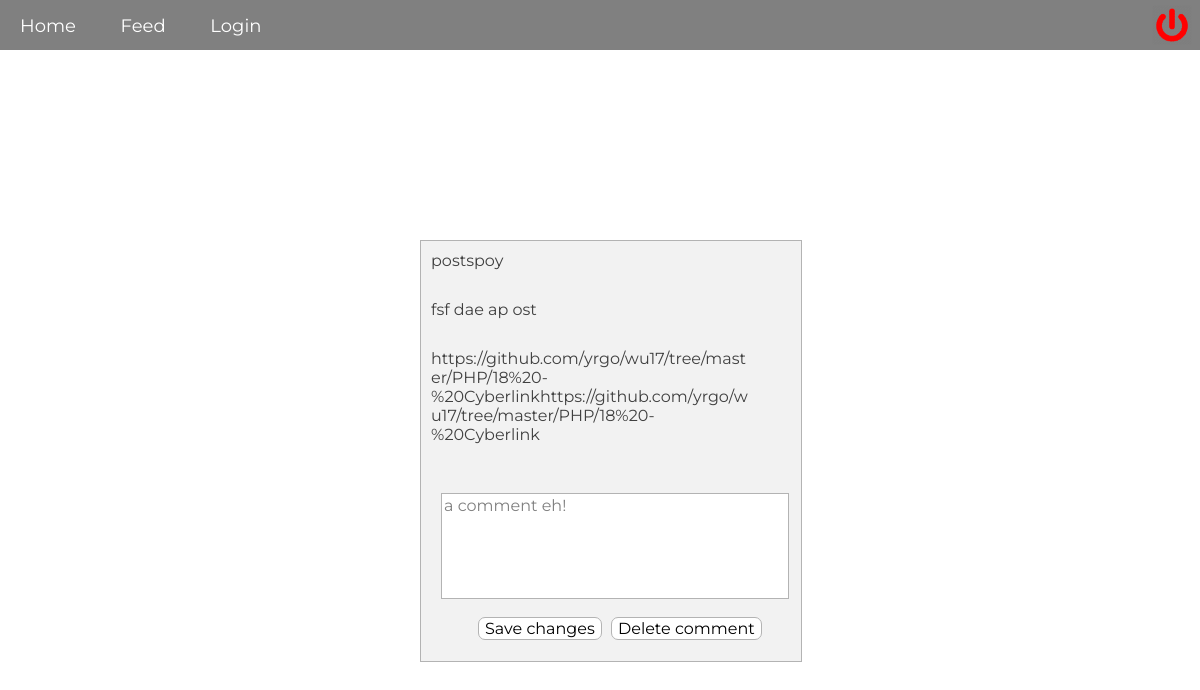
/pages/editComment.php?id=1, run on an earlier commit of the app's database.
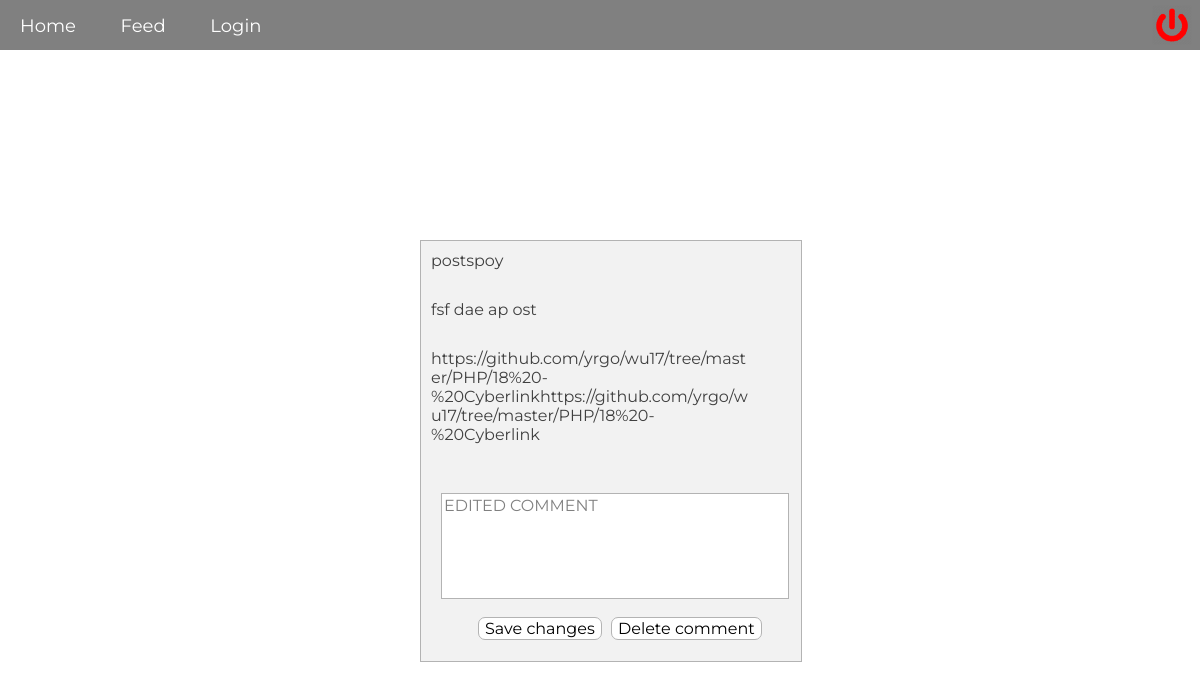
And on a later commit of the database.
### tables this page shows
CREATE TABLE "comments" (
         `id`       INTEGER NOT NULL,
         `comment_id`       INTEGER NOT NULL PRIMARY KEY AUTOINCREMENT UNIQUE,
         `post_id`         INTEGER NOT NULL,
         `comment`       VARCHAR NOT NULL,
         `posted`       VARCHAR
);

### pages/editComment.php (the view, shortened to what this page needs)
<?php
require __DIR__.'../../views/header.php';
$comment_id = $_GET['id'];
$query = "SELECT * FROM comments WHERE comment_id = :comment_id";
$statement = $pdo->prepare($query);
$statement->bindParam(':comment_id', $comment_id, PDO::PARAM_INT);
$statement->execute();
$comment_id = $statement->fetch(PDO::FETCH_ASSOC);
$post_id = $comment_id['post_id'];
$query = "SELECT * FROM posts WHERE post_id = :post_id";
$statement = $pdo->prepare($query);
$statement->bindParam(':post_id', $post_id, PDO::PARAM_INT);
$statement->execute();
$post_id = $statement->fetch(PDO::FETCH_ASSOC);
$id = $_GET['id'];
$query = "SELECT * FROM comments WHERE comment_id = :id";
$statement = $pdo->prepare($query);
$statement->bindParam(':id', $id, PDO::PARAM_INT);
$statement->execute();
$comment = $statement->fetch(PDO::FETCH_ASSOC);
?>
<div class="edit-comment-wrapper">
   <div class="commented-post">
      <div class="edit-comment"><?php echo $post_id['title']; ?></div>
      <div class="edit-comment"><?php echo $post_id['description']; ?></div>
      <div class="edit-comment"><?php echo $post_id['url']; ?></div>
   </div>
   <form action="../logic/editComment.php?id=<?php echo $comment['comment_id']?>" method="post">
         <textarea type="edit-comment" name="edit-comment" placeholder="Url"><?php echo $comment['comment']; ?></textarea>
         <button type="submit" class="edit-comment-btn">Save changes</button>
   </form>
   <form action="../logic/deleteComment.php?id=<?php echo $comment['comment_id']?>" method="post">
         <button type="submit" class="delete-comment-btn">Delete comment</button>
   </form>
</div>

What changed in the data, as far as the page shows it:
changed comments: edit-comment "a comment eh!" → "EDITED COMMENT"
